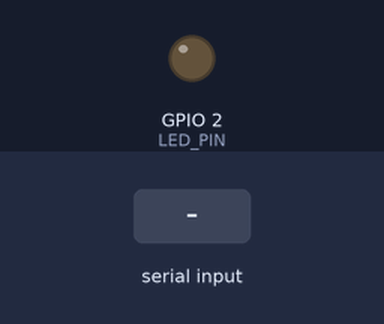
The sketch below on a simulated ESP32. Parts: output pins drawn as LEDs (lit = HIGH). The test bench sets the inputs (shaded band).

Above: at 1.2 s.
1.3 s: "30 150\n" received over Serial
Timing chart, 0 to 4.3 s (numbered marks = the images above; inputs shaded):
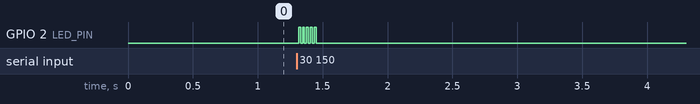

Measured:
- after the input at 1.3 s, GPIO 2 (LED_PIN): alternates HIGH for 0.02 s and LOW for 0.02 s, 10 changes in all, then stays LOW, starting at once

The sketch:

ReceiverTest.ino
```cpp
const int LED_PIN = 2;   // ESP32-WROOM-32 板载 LED

unsigned long blinkPeriod = 0;      // 闪烁周期，0 表示不闪
unsigned long blinkDuration = 0;    // 总闪烁时长
unsigned long blinkStartTime = 0;   // 本次闪烁开始时间
unsigned long lastToggleTime = 0;

bool ledState = false;
bool blinkingActive = false;

void setup() {
  pinMode(LED_PIN, OUTPUT);
  digitalWrite(LED_PIN, LOW);   // 默认熄灭
  Serial.begin(115200);
}

void loop() {
  // 1. 接收来自发送端的指令
  if (Serial.available()) {
    String line = Serial.readStringUntil('\n');
    line.trim();

    int spaceIndex = line.indexOf(' ');   // 协议: 用空格分隔周期和持续时间
    if (spaceIndex > 0) {
      unsigned long period = line.substring(0, spaceIndex).toInt() / 2;
      unsigned long duration = line.substring(spaceIndex + 1).toInt();

      if (period > 0 && duration > 0) {
        blinkPeriod = period;
        blinkDuration = duration;
        blinkStartTime = millis();
        lastToggleTime = millis();
        blinkingActive = true;
        ledState = false;
        digitalWrite(LED_PIN, LOW);
      }
    }
  }

  // 2. 如果当前处于闪烁状态，处理 LED 逻辑
  if (blinkingActive) {
    unsigned long now = millis();

    // 到时间自动停止闪烁
    if (now - blinkStartTime >= blinkDuration) {
      blinkingActive = false;
      digitalWrite(LED_PIN, LOW);
      return;
    }

    // 正常按周期翻转 LED
    if (now - lastToggleTime >= blinkPeriod) {
      ledState = !ledState;
      digitalWrite(LED_PIN, ledState ? HIGH : LOW);
      lastToggleTime = now;
    }
  }
}
```
